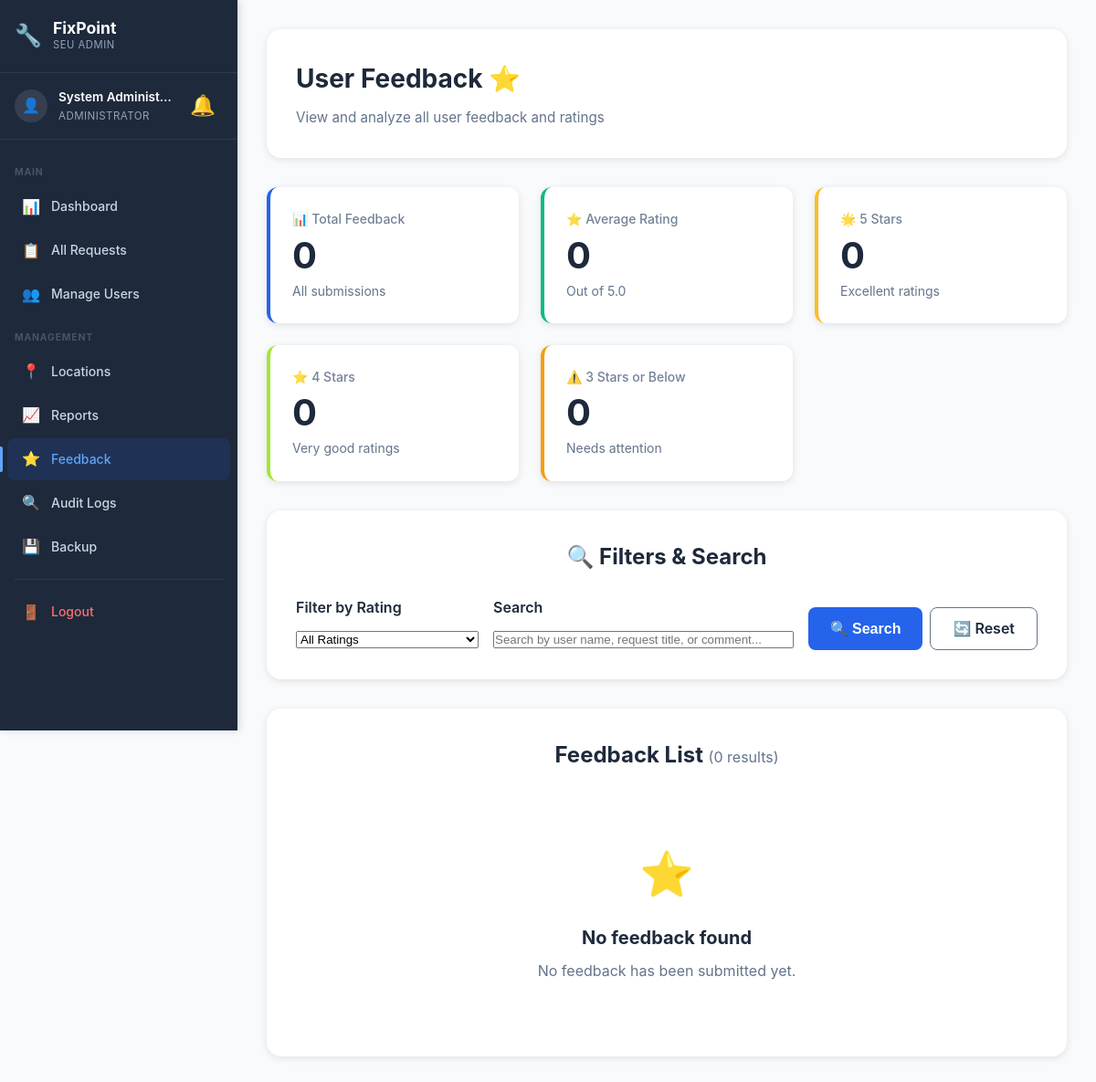
The page /admin/all-feedback.php (signed in) on the database as committed earlier.
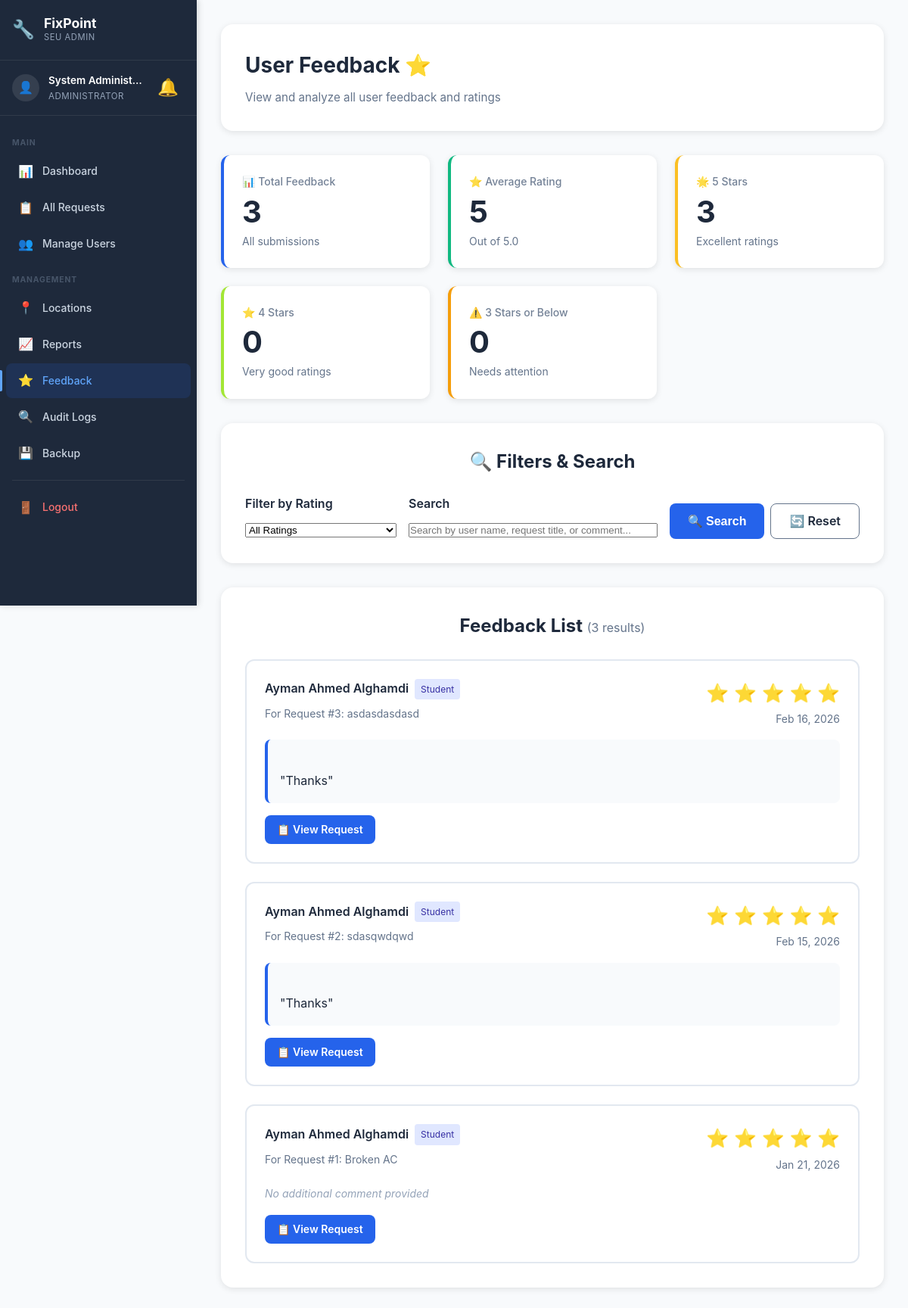
The same page on the database as committed later.
### tables this page shows
CREATE TABLE `feedback` (
  `FeedbackID` int(11) NOT NULL,
  `RequestID` int(11) NOT NULL,
  `UserID` int(11) NOT NULL,
  `Rating` int(11) NOT NULL CHECK (`Rating` between 1 and 5),
  `Comment` text DEFAULT NULL,
  `SubmittedAt` timestamp NOT NULL DEFAULT current_timestamp()
);

CREATE TABLE `user` (
  `UserID` int(11) NOT NULL,
  `RoleID` int(11) NOT NULL,
  `Name` varchar(100) NOT NULL,
  `Email` varchar(100) NOT NULL,
  `Password` varchar(255) NOT NULL,
  `Phone` varchar(20) DEFAULT NULL,
  `MaxRequestsPerWeek` int(11) DEFAULT 2,
  `MaxRequestsPerMonth` int(11) DEFAULT 8,
  `CreatedAt` timestamp NOT NULL DEFAULT current_timestamp()
);

CREATE TABLE `role` (
  `RoleID` int(11) NOT NULL,
  `RoleName` varchar(50) NOT NULL
);

CREATE TABLE `maintenancerequest` (
  `RequestID` int(11) NOT NULL,
  `UserID` int(11) NOT NULL,
  `LocationID` int(11) NOT NULL,
  `CategoryID` int(11) NOT NULL,
  `PriorityID` int(11) NOT NULL,
  `StatusID` int(11) NOT NULL DEFAULT 1,
  `Title` varchar(200) NOT NULL,
  `Description` text NOT NULL,
  `SubmittedAt` timestamp NOT NULL DEFAULT current_timestamp(),
  `UpdatedAt` timestamp NOT NULL DEFAULT current_timestamp() ON UPDATE current_timestamp(),
  `CompletedAt` timestamp NULL DEFAULT NULL
);

### includes/notification-bell.php (called while the page is built, shortened)
<?php
if (isset($_SESSION['user_id'])) {
    $notif_count_sql = "SELECT COUNT(*) as unread FROM notification WHERE UserID = ? AND IsRead = 0";
    $notif_count_stmt = $conn->prepare($notif_count_sql);
    $notif_count_stmt->bind_param("i", $_SESSION['user_id']);
    $notif_count_stmt->execute();
    $_notif_count = $notif_count_stmt->get_result()->fetch_assoc()['unread'];
}
?>

### config/helpers.php (called while the page is built, shortened)
<?php
function formatDate($date, $format = 'M d, Y H:i') {
    return date($format, strtotime($date));
}
function e($string) {
    return htmlspecialchars($string, ENT_QUOTES, 'UTF-8');
}
?>

### admin/all-feedback.php (the view, shortened to what the changed rows need)
<?php
require_once __DIR__ . '/../config/database.php';
require_once __DIR__ . '/../config/helpers.php';
$rating_filter = isset($_GET['rating']) ? (int)$_GET['rating'] : 0;
$search = isset($_GET['search']) ? trim($_GET['search']) : '';
$sql = "SELECT
            f.FeedbackID,
            f.Rating,
            f.Comment,
            f.SubmittedAt,
            mr.RequestID,
            mr.Title as RequestTitle,
            u.Name as UserName,
            u.Email as UserEmail,
            r.RoleName
        FROM feedback f
        JOIN maintenancerequest mr ON f.RequestID = mr.RequestID
        JOIN user u ON f.UserID = u.UserID
        JOIN role r ON u.RoleID = r.RoleID
        WHERE 1=1";
$sql .= " ORDER BY f.SubmittedAt DESC";
$result = $conn->query($sql);
$feedback_list = $result->fetch_all(MYSQLI_ASSOC);
$stats = [];
$stats['total'] = count($feedback_list);
$total_rating = 0;
$rating_counts = [1 => 0, 2 => 0, 3 => 0, 4 => 0, 5 => 0];
foreach ($feedback_list as $fb) {
    $total_rating += $fb['Rating'];
    $rating_counts[$fb['Rating']]++;
}
$stats['average'] = $stats['total'] > 0 ? round($total_rating / $stats['total'], 1) : 0;
$stats['5_star'] = $rating_counts[5];
$stats['4_star'] = $rating_counts[4];
$stats['3_star'] = $rating_counts[3];
$stats['2_star'] = $rating_counts[2];
$stats['1_star'] = $rating_counts[1];
?>
<!DOCTYPE html>
<html lang="en">
<head>
    <link rel="stylesheet" href="../assets/css/style.css">
    <link rel="stylesheet" href="../assets/css/dashboard.css">
    <link rel="stylesheet" href="../assets/css/sidebar.css">
</head>
<body class="has-sidebar">
            <?php include __DIR__ . '/../includes/notification-bell.php'; ?>
    <div class="main-content">
            <div class="topbar-notif"><?php include __DIR__ . '/../includes/notification-bell.php'; ?></div>
    <div class="dashboard">
        <div class="dashboard-container">
            <div class="dashboard-header">
                <h1 class="welcome-text">User Feedback ⭐</h1>
            </div>
            <div class="stats-grid">
                <div class="stat-card">
                    <div class="stat-label">📊 Total Feedback</div>
                    <div class="stat-value"><?php echo $stats['total']; ?></div>
                    <div class="stat-info">All submissions</div>
                </div>
                <div class="stat-card success">
                    <div class="stat-label">⭐ Average Rating</div>
                    <div class="stat-value"><?php echo $stats['average']; ?></div>
                    <div class="stat-info">Out of 5.0</div>
                </div>
                <div class="stat-card" style="border-left-color: #fbbf24;">
                    <div class="stat-label">🌟 5 Stars</div>
                    <div class="stat-value"><?php echo $stats['5_star']; ?></div>
                    <div class="stat-info">Excellent ratings</div>
                </div>
            </div>
            <div class="requests-section" style="margin-bottom: 2rem;">
                <h2 class="section-title">🔍 Filters & Search</h2>
            </div>
            <div class="requests-section">
                <h2 class="section-title">
                    Feedback List
                    <span style="color: #64748b; font-size: 1rem; font-weight: 400;">
                        (<?php echo count($feedback_list); ?> results)
                    </span>
                </h2>
                <?php if (count($feedback_list) > 0): ?>
                    <div style="display: grid; gap: 1.5rem;">
                        <?php foreach ($feedback_list as $fb): ?>
                            <div style="background: white; border: 2px solid #e2e8f0; padding: 1.5rem; border-radius: 0.75rem;">
                                <div style="display: flex; justify-content: space-between; align-items: start; margin-bottom: 1rem; flex-wrap: wrap; gap: 1rem;">
                                    <div>
                                        <div style="display: flex; align-items: center; gap: 0.5rem; margin-bottom: 0.5rem;">
                                            <span style="font-weight: 600; color: #1e293b;">
                                                <?php echo e($fb['UserName']); ?>
                                            </span>
                                            <span style="background: #e0e7ff; color: #3730a3; padding: 0.25rem 0.5rem; border-radius: 0.25rem; font-size: 0.75rem;">
                                                <?php echo e($fb['RoleName']); ?>
                                            </span>
                                        </div>
                                        <div style="color: #64748b; font-size: 0.875rem;">
                                            For Request #<?php echo $fb['RequestID']; ?>: <?php echo e($fb['RequestTitle']); ?>
                                        </div>
                                    </div>
                                    <div style="text-align: right;">
                                        <div style="color: #fbbf24; font-size: 1.5rem; margin-bottom: 0.25rem;">
                                            <?php for ($i = 1; $i <= 5; $i++): ?>
                                                <?php echo $i <= $fb['Rating'] ? '⭐' : '☆'; ?>
                                            <?php endfor; ?>
                                        </div>
                                        <div style="color: #64748b; font-size: 0.875rem;">
                                            <?php echo formatDate($fb['SubmittedAt'], 'M d, Y'); ?>
                                        </div>
                                    </div>
                                </div>
                                <?php if ($fb['Comment']): ?>
                                <div style="background: #f8fafc; padding: 1rem; border-radius: 0.5rem; border-left: 4px solid #2563eb;">
                                    <div style="color: #1e293b; white-space: pre-line;">
                                        "<?php echo e($fb['Comment']); ?>"
                                    </div>
                                </div>
                                <?php else: ?>
                                <div style="color: #94a3b8; font-style: italic; font-size: 0.875rem;">
                                    No additional comment provided
                                </div>
                                <?php endif; ?>
                                <div style="margin-top: 1rem; display: flex; gap: 0.5rem;">
                                    <a href="request-details.php?id=<?php echo $fb['RequestID']; ?>"
                                    class="btn btn-secondary"
                                    style="padding: 0.5rem 1rem; font-size: 0.875rem;">
                                        📋 View Request
                                    </a>
                                </div>
                            </div>
                        <?php endforeach; ?>
                    </div>
                <?php else: ?>
                    <div class="no-requests">
                        <div class="no-requests-icon">⭐</div>
                        <h3>No feedback found</h3>
                        <?php if ($rating_filter > 0 || !empty($search)): ?>
                            <p>No feedback matches your current filters.</p>
                            <br>
                            <a href="all-feedback.php" class="btn btn-secondary">Clear Filters</a>
                        <?php else: ?>
                            <p>No feedback has been submitted yet.</p>
                        <?php endif; ?>
                    </div>
                <?php endif; ?>
            </div>
        </div>
    </div>
    </div>
</body>
</html>

Rows that differ between the two databases and show on the page:
added feedback: UserID.Name "Ayman Ahmed Alghamdi", role.RoleName "Student", RequestID.RequestID "3", RequestID.Title "asdasdasdasd", Rating 5 (drawn), SubmittedAt "Feb 16, 2026", Comment "Thanks"
added feedback: UserID.Name "Ayman Ahmed Alghamdi", role.RoleName "Student", RequestID.RequestID "2", RequestID.Title "sdasqwdqwd", Rating 5 (drawn), SubmittedAt "Feb 15, 2026", Comment "Thanks"
added feedback: UserID.Name "Ayman Ahmed Alghamdi", role.RoleName "Student", RequestID.RequestID "1", RequestID.Title "Broken AC", Rating 5 (drawn), SubmittedAt "Jan 21, 2026", Comment "No additional comment provided"
Other text that changed with them:
$stats['total']: "0" → "3"
$stats['average']: "0" → "5"
$stats['5_star']: "0" → "3"
count($feedback_list): "0" → "3"
text no longer shown: "⭐ No feedback found No feedback has been submitted yet."
